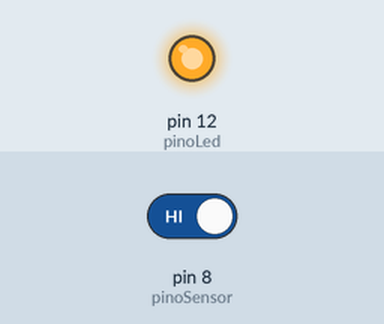
Recording of a sketch running on a simulated Arduino Uno, built with avr-gcc and run on an emulated ATmega328P. On the bench: output pins drawn as LEDs (lit = HIGH). The test bench sets the inputs (shaded band); at power-on: pin 8 (pinoSensor) HIGH. The local clock reads 2024-03-15 10:24:30 at power-on unless the sketch sets it; what the sketch prints to the serial monitor is not drawn.

Above: at 1.3 s.
1.4 s: pin 8 (pinoSensor) driven LOW
At 11.3 s:
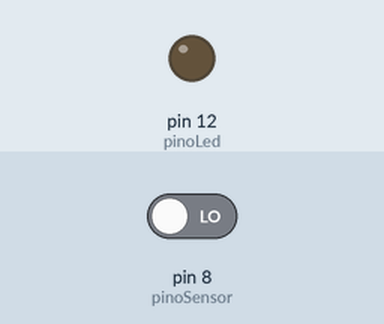
11.6 s: pin 8 (pinoSensor) driven HIGH
At 20.4 s:
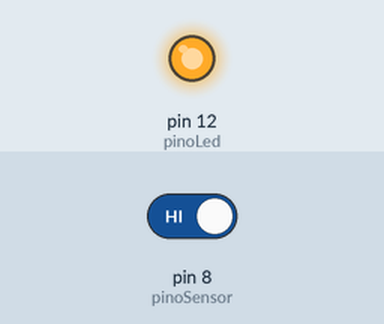
Timing chart, 0 to 21.9 s (numbered marks = the images above; inputs shaded):
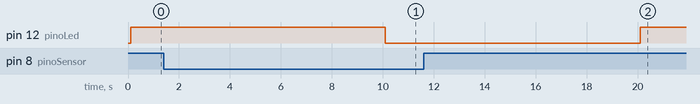

The sketch:

arduino-rtc-bluetooth-reedswitch.ino
```cpp
#include <Wire.h>
#include <RTClib.h> //inclusão das bibliotecas
//#include <SoftwareSerial.h>
#define RX 8
#define TX 9
//SoftwareSerial bluetooth(RX, TX); // RX, TX

RTC_DS3231 rtc; //OBJETO DO TIPO RTC_DS3231

//DECLARAÇÃO DOS DIAS DA SEMANA
char daysOfTheWeek[7][12] = {"Domingo", "Segunda", "Terça", "Quarta", "Quinta", "Sexta", "Sábado"};

const int pinoLed = 12; //pino digital utilizado pelo LED
const int pinoSensor=8; //pino digital utilizado pelo sensor

void setup() {
  // put your setup code here, to run once:

  //RTC

   Serial.begin(9600); //INICIALIZA A SERIAL
  if(! rtc.begin()) { // SE O RTC NÃO FOR INICIALIZADO, FAZ
    Serial.println("DS3231 não encontrado"); //imprime o texto
    while(1); //SEMPRE ENTRE NO LOOP
  }
  if(rtc.lostPower()){ //SE RTC FOI LIGADO PELA PRIMEIRA VEZ / FICOU SEM ENERGIA / ESGOTOU A BATERIA, FAZ
    Serial.println("DS3231 OK!"); //imprime o texto

    //INSERINDO AS INFORMAÇÕES ATUALIZADAS EM SEU RTC (apenas para a primeira vez que for usar o RTC)
    //depois disso, a linha a seguir é opcional
    rtc.adjust(DateTime(F(__DATE__), F(__TIME__))); //CAPTURA A DATA E HORA EM QUE O SKETCH É COMPILADO
  }
  delay(100); //INTERVALO DE 100 MILISSEGUNDOS

  //PREED SWITCH

  pinMode(pinoSensor, INPUT); //define o pino como entrada
  pinMode(pinoLed, OUTPUT); //define o pino como saída
  digitalWrite(pinoLed, LOW); //LED inicia desligado
}

/*void verificaBluetooth(){ // Verifica se existe algum dado a ser lido da serial
  if (bluetooth.available()){ // verifica se existem bytes a serem lidos da porta serial virtual
     char dados = bluetooth.read(); // Lê 1 byte da porta serial
     Serial.print(dados); // Mostra esse dado lido na porta serial
     if (dados=='0'){ // Se o byte lido for igual a 0
        Serial.print(" Não há dados disponíveis (primeiro if) ");
     }
     else{
        if (dados=='1'){ // Se o byte lido for igual a 1
            Serial.print(" Não há dados disponíveis (segundo if)");
        }
     }
  }
}*/

void loop() {
  // put your main code here, to run repeatedly:

//RTC


    DateTime now = rtc.now(); //CHAMADA DE FUNÇÃO
    /*
    Serial.print("Data: "); //IMPRIME O TEXTO NO MONITOR SERIAL
    Serial.print(now.day(), DEC); //IMPRIME NO MONITOR SERIAL O DIA
    Serial.print('/'); //IMPRIME O CARACTERE NO MONITOR SERIAL
    Serial.print(now.month(), DEC); //IMPRIME NO MONITOR SERIAL O MÊS
    Serial.print('/'); //IMPRIME O CARACTERE NO MONITOR SERIAL
    Serial.print(now.year(), DEC); //IMPRIME NO MONITOR SERIAL O ANO
    Serial.print(" / Dia: "); //IMPRIME O TEXTO NA SERIAL
    Serial.print(daysOfTheWeek[now.dayOfTheWeek()]); //IMPRIME NO MONITOR SERIAL O DIA
    Serial.print(" / Horas: "); //IMPRIME O TEXTO NA SERIAL
    Serial.print(now.hour(), DEC); //IMPRIME NO MONITOR SERIAL A HORA
    Serial.print(':'); //IMPRIME O CARACTERE NO MONITOR SERIAL
    Serial.print(now.minute(), DEC); //IMPRIME NO MONITOR SERIAL OS MINUTOS
    Serial.print(':'); //IMPRIME O CARACTERE NO MONITOR SERIAL
    Serial.print(now.second(), DEC); //IMPRIME NO MONITOR SERIAL OS SEGUNDOS
*/
     //REED SWITCH
    if(digitalRead (pinoSensor) == LOW){ //se a leitura do pino for igual a LOW
    digitalWrite(pinoLed,LOW); //ascende o LED

  String variavel;
  variavel = (String)now.year()+"-"+(String)now.month()+"-"+(String)now.day()+"-"+(String)now.hour()+"-"+(String)now.minute()+"-"+(String)now.second();

Serial.print(variavel);
Serial.print("-0-*");

   //Serial.print(" LED DESLIGADO => caixinha FECHADA ");//0

  }else{//se não
    digitalWrite (pinoLed, HIGH); //apaga o LED

   String variavel2;
  variavel2 = (String)now.year()+"-"+(String)now.month()+"-"+(String)now.day()+"-"+(String)now.hour()+"-"+(String)now.minute()+"-"+(String)now.second();

Serial.print(variavel2);
Serial.print("-1-*");


  // Serial.print(" LED LIGADO => caixinha ABERTA ");      //1
  }
   // Serial.println(); //QUEBRA DE LINHA NA SERIAL
    delay(10000); //INTERVALO DE 10 SEGUNDOS

  }
```

Measured:
- after the input at 1.4 s, pin 12 (pinoLed): HIGH → LOW after 8.7 s
- after the input at 11.6 s, pin 12 (pinoLed): LOW → HIGH after 8.5 s
